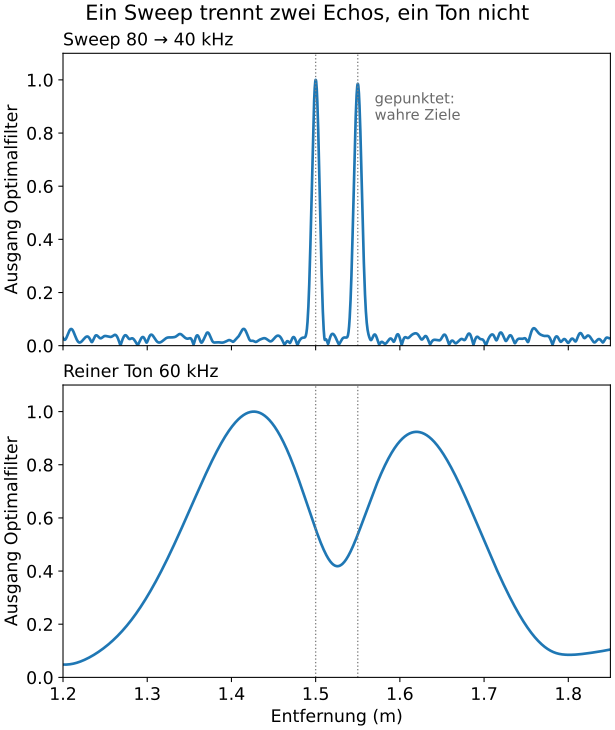

Recreate this plot in Python.
# range_resolution.py – Aus „Wie Fledermäuse mit Schall sehen: Echoortung erklärt“
# https://wildbionics.com/de/artikel/echoortung-fledermaeuse/ · Code: MIT-Lizenz
# Braucht: python3 -m pip install numpy scipy matplotlib
# Starten: python3 range_resolution.py   (https://wildbionics.com/de/code-ausfuehren/)

import numpy as np
import matplotlib.pyplot as plt
from scipy.signal import correlate, find_peaks, hilbert

SPEED_OF_SOUND = 343.0    # m/s, Luft bei 20 °C
RATE = 500_000            # Abtastwerte pro Sekunde
CALL_TIME = 2e-3          # Dauer eines Rufs (s)
F_START = 80e3            # der Sweep beginnt bei 80 kHz …
F_END = 40e3              # … und endet bei 40 kHz
F_TONE = 60e3             # der reine Ton liegt in der Mitte (Hz)
TARGETS = [1.50, 1.55]    # eine Motte und ein Blatt kurz dahinter (m)
NOISE = 0.3               # Rauschpegel im Verhältnis zu den Echos


def sweep(t):
    """Frequenzmodulierter Ruf: Die Tonhöhe fällt linear von F_START auf F_END."""
    rate_of_change = (F_END - F_START) / CALL_TIME           # Hz pro Sekunde
    return np.sin(2 * np.pi * (F_START * t + rate_of_change * t**2 / 2))


def tone(t):
    """Ruf mit konstanter Frequenz und gleicher Dauer."""
    return np.sin(2 * np.pi * F_TONE * t)


def record(call, rng):
    """20 ms Rauschen mit einem Echo pro Ziel, jeweils um den Hin- und Rückweg verzögert."""
    recording = rng.normal(0, NOISE, int(0.02 * RATE))
    for distance in TARGETS:
        start = round(2 * distance / SPEED_OF_SOUND * RATE)
        recording[start:start + call.size] += call
    return recording


def matched_filter(call, recording):
    """Den Ruf über die Aufnahme schieben; die Einhüllende hat dort ein Maximum, wo ein Echo beginnt."""
    return np.abs(hilbert(correlate(recording, call, mode="valid")))


t = np.arange(0, CALL_TIME, 1 / RATE)
window = np.hanning(t.size)               # weicher Anfang und weiches Ende wie bei einem echten Ruf
calls = {"Sweep": sweep(t) * window, "Ton": tone(t) * window}
rng = np.random.default_rng(1)
metres = np.arange(int(0.02 * RATE) - t.size + 1) / RATE * SPEED_OF_SOUND / 2

bandwidths = {"Sweep": abs(F_START - F_END), "Ton": 1 / CALL_TIME}
envelopes = {}
for name, call in calls.items():
    envelope = matched_filter(call, record(call, rng))
    envelopes[name] = envelope / envelope.max()
    peaks, _ = find_peaks(envelopes[name], height=0.5, prominence=0.2)
    resolution = SPEED_OF_SOUND / (2 * bandwidths[name])
    print(f"{name}: Bandbreite {bandwidths[name] / 1e3:.1f} kHz, "
          f"Entfernungsauflösung etwa {resolution * 100:.1f} cm")
    found = ", ".join(f"{metres[p]:.2f} m" for p in peaks)
    if len(peaks) == len(TARGETS):
        error = max(abs(metres[p] - d) for p, d in zip(peaks, TARGETS))
        print(f"  {len(peaks)} Echos bei {found}, größter Fehler {error * 100:.1f} cm")
    else:
        print(f"  {len(peaks)} Echo(s) bei {found} statt {len(TARGETS)}")
print(f"Ziele: {', '.join(f'{d:.2f} m' for d in TARGETS)}")
print("Fledermäuse unterscheiden Entfernungen, die 1–3 cm auseinanderliegen (Simmons 1973)")

plt.rcParams["font.size"] = 13      # große Schrift: Das Diagramm bleibt auf dem Handy lesbar
fig, axes = plt.subplots(2, 1, figsize=(6.4, 7.6), sharex=True, layout="constrained")
titles = {"Sweep": f"Sweep {F_START / 1e3:.0f} → {F_END / 1e3:.0f} kHz",
          "Ton": f"Reiner Ton {F_TONE / 1e3:.0f} kHz"}
for ax, name in zip(axes, calls):
    ax.plot(metres, envelopes[name], lw=2)
    for distance in TARGETS:
        ax.axvline(distance, color="gray", lw=1, ls=":")
    ax.set_title(titles[name], loc="left", fontsize=13)
    ax.set_ylabel("Ausgang Optimalfilter")
    ax.set_ylim(0, 1.1)
axes[0].text(TARGETS[-1] + 0.02, 0.85, "gepunktet:\nwahre Ziele", color="dimgray", fontsize=11)
axes[-1].set_xlabel("Entfernung (m)")
axes[-1].set_xlim(1.2, 1.85)
fig.suptitle("Ein Sweep trennt zwei Echos, ein Ton nicht")
plt.show()
